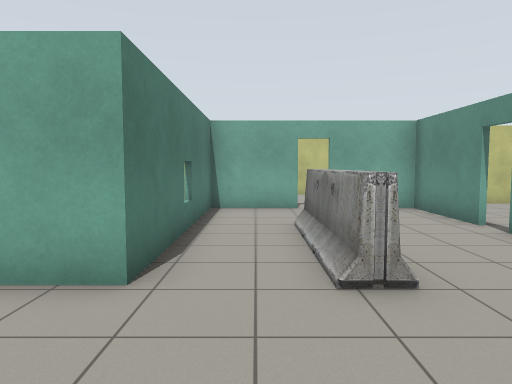
View 1 (above)

16 first-person views from a walk through a robot-simulator world made for Gazebo. The camera is 1.2 m above the floor, tilts 4° down and sees 70° across. Floor lines are 1 m apart. The floor is counted in squares, 1 m on a side. Each view is taken from the middle of a square. On the plan, view 1 faces up. The plan holds only what a view shows up to about 14 squares ahead; the rest is blank. Robots are left out. Gazebo's built-in surfaces are drawn with simple patterns. Simple shapes stand in for some stock models.

View 2
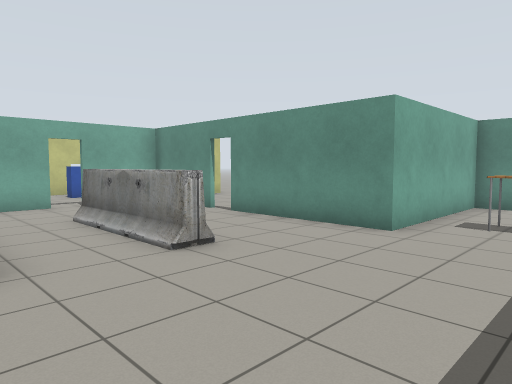

View 3
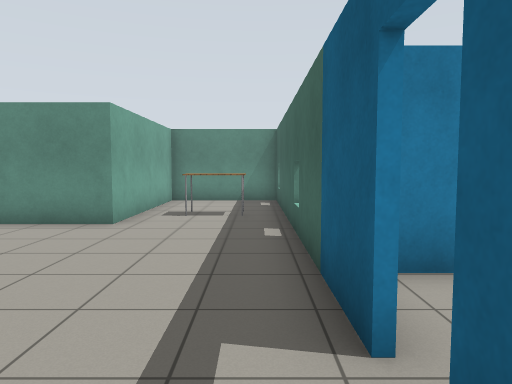

View 4
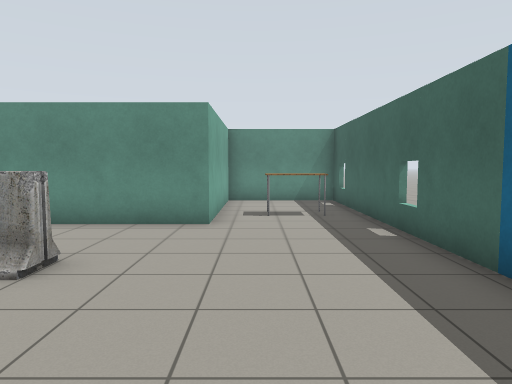

View 5
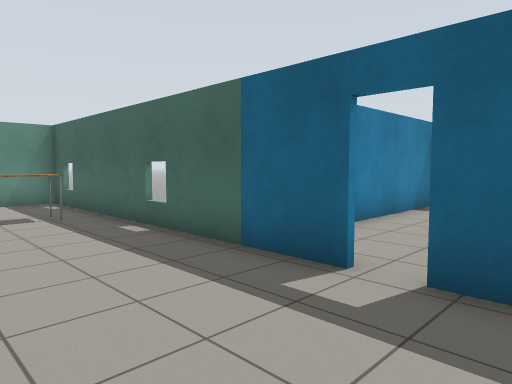

View 6
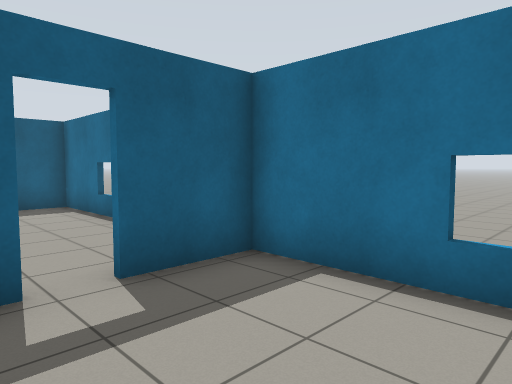

View 7
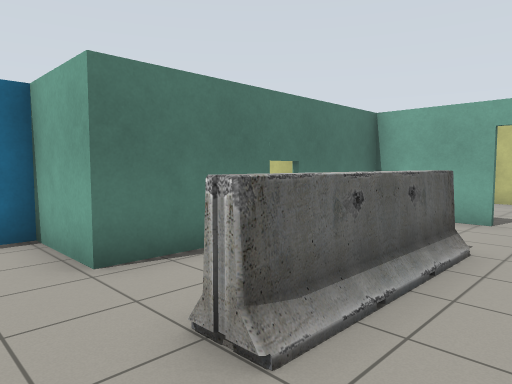

View 8
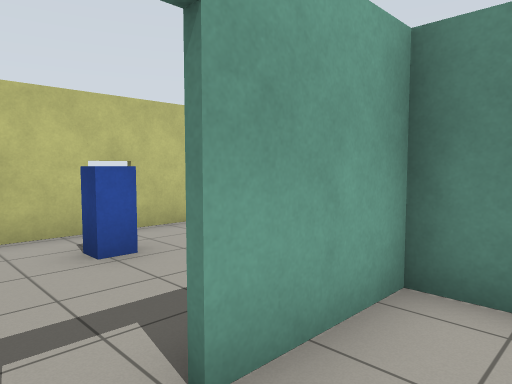

View 9
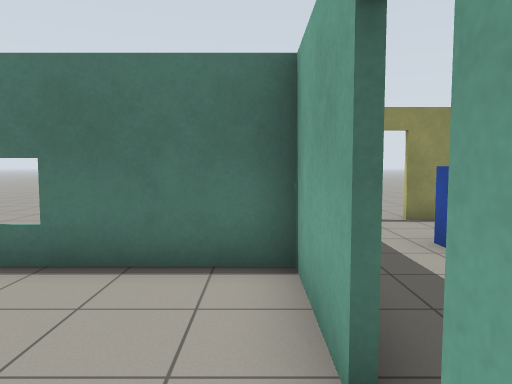

View 10
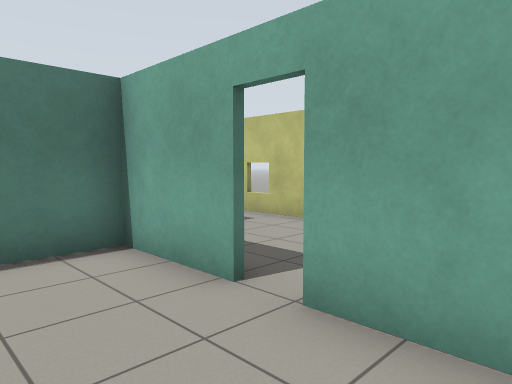

View 11
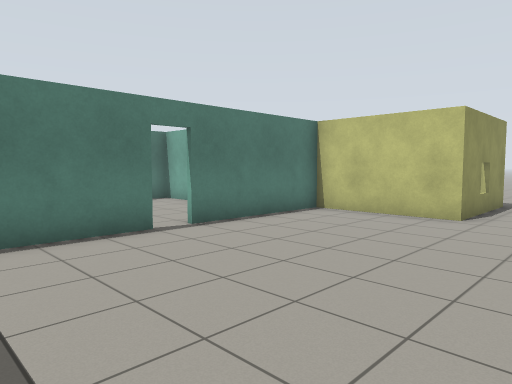

View 12
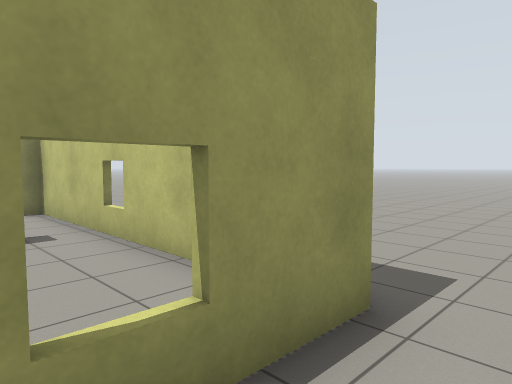

View 13
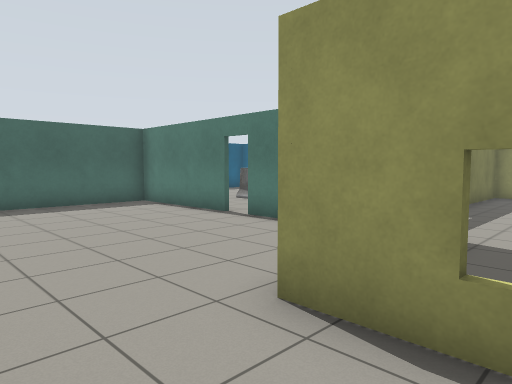

View 14
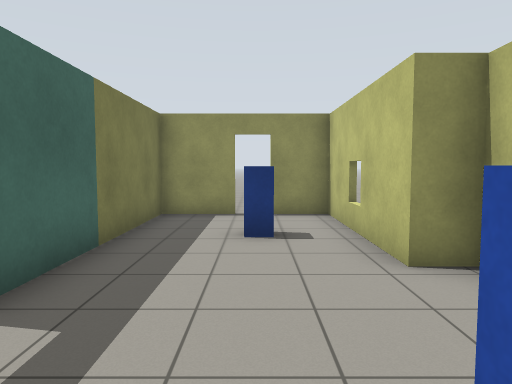

View 15
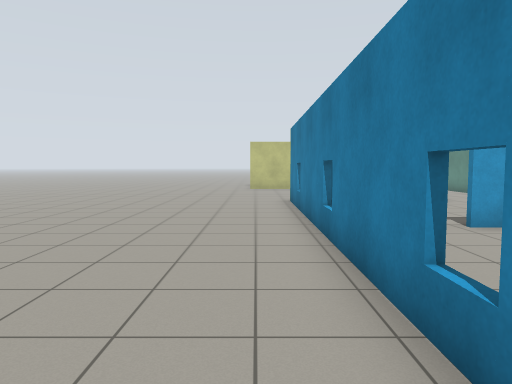

View 16
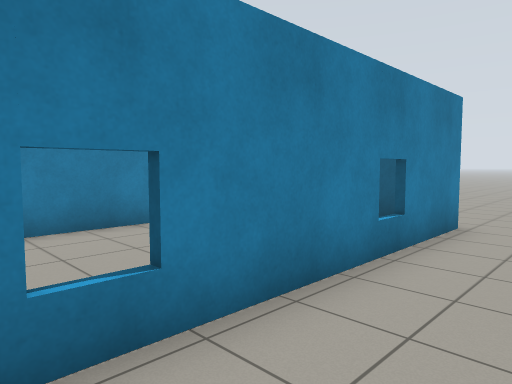

### Floor plan
Points are (right, up) in squares from view 1. A wall is a line through its corners. A room is listed if a view was taken in it or the views show most of it. See-through windows are left out.
Room 1 (views 1, 2, 3, 4, 5, 6, 7, 8, 9, 10)
walls: (4.5, 7.4) (4.5, 10.5) (2, 10.5); (-0.9, -1.7) (9.9, -1.7) (9.9, 2) (4.5, 2) (4.5, 6.6); (-3.7, 1.5) (-3.7, -1.7) (-1.6, -1.7); (1.3, 10.5) (-1.3, 10.5) (-1.3, 3.6) (-3.7, 3.6) (-3.7, 3.1)
ways out: open door at (5, 7) to room 2; open door at (1.5, 10.5) to room 3; open door at (-1.5, -2)
objects: barrier (1, 4) to (1, 7); table (6, 0) to (6, 1)
Room 2 (views 11, 12, 13)
walls: (4.7, 6.6) (4.7, 2.1) (9, 2.1); (8.5, 15.9) (8.5, 11.8) (4.7, 11.8) (4.7, 7.4)
ways out: open door at (5, 7) to room 1
Room 3 (view 14)
walls: (6.2, 15.7) (-0.3, 15.7) (-0.3, 14.8) (-5.2, 14.8) (-5.2, 13.4); (-5.2, 12.5) (-5.2, 10.6) (0.8, 10.6)
ways out: open door at (1.5, 10.5) to room 1; open door at (-5, 13) to room 4
objects: postbox (-2, 13); postbox (3, 14)
Room 4 (views 15, 16)
walls: (-3.9, 10.5) (-4.9, 10.5); (-3.8, -9.7) (-3.8, 3.9)
ways out: open door at (-5, 13) to room 3; opening at (-4, -11)

Positions as (right, up) in squares from view 1, and headings:
1: (0, 0), facing up
2: (-2, -1), facing up-right
3: (-3, -1), facing right
4: (-3, 1), facing right
5: (-3, 2), facing down-right
6: (0, 2), facing down-left
7: (3, 2), facing up-left
8: (1, 9), facing up-right
9: (3, 10), facing left
10: (4, 8), facing up-left
11: (11, 3), facing up-left
12: (10, 13), facing up-left
13: (11, 14), facing down-left
14: (4, 13), facing left
15: (-5, -9), facing up
16: (-6, -2), facing down-right
